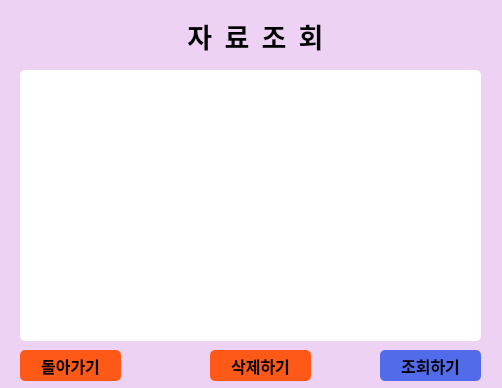
<?xml version="1.0" encoding="UTF-8"?>
<ui version="4.0">
 <class>Dialog</class>
 <widget class="QDialog" name="Dialog">
  <property name="geometry">
   <rect>
    <x>0</x>
    <y>0</y>
    <width>502</width>
    <height>388</height>
   </rect>
  </property>
  <property name="windowTitle">
   <string>Dialog</string>
  </property>
  <widget class="QLabel" name="label">
   <property name="geometry">
    <rect>
     <x>0</x>
     <y>0</y>
     <width>502</width>
     <height>421</height>
    </rect>
   </property>
   <property name="styleSheet">
    <string notr="true">background-color : #EDD2F3;</string>
   </property>
   <property name="text">
    <string/>
   </property>
   <property name="indent">
    <number>-1</number>
   </property>
  </widget>
  <widget class="QLabel" name="voteLabel">
   <property name="geometry">
    <rect>
     <x>0</x>
     <y>0</y>
     <width>511</width>
     <height>71</height>
    </rect>
   </property>
   <property name="font">
    <font>
     <family>Noto Sans CJK KR Black</family>
     <pointsize>20</pointsize>
     <weight>75</weight>
     <bold>true</bold>
    </font>
   </property>
   <property name="text">
    <string>자  료  조  회</string>
   </property>
   <property name="alignment">
    <set>Qt::AlignCenter</set>
   </property>
  </widget>
  <widget class="QListWidget" name="archiveList">
   <property name="geometry">
    <rect>
     <x>20</x>
     <y>70</y>
     <width>461</width>
     <height>271</height>
    </rect>
   </property>
   <property name="font">
    <font>
     <family>Noto Sans CJK KR Black</family>
     <weight>75</weight>
     <bold>true</bold>
    </font>
   </property>
   <property name="styleSheet">
    <string notr="true">border-radius : 5px;
background-color : #ffffff;
border-color : #000000;</string>
   </property>
  </widget>
  <widget class="QPushButton" name="viewBtn">
   <property name="geometry">
    <rect>
     <x>380</x>
     <y>350</y>
     <width>101</width>
     <height>31</height>
    </rect>
   </property>
   <property name="font">
    <font>
     <family>Noto Sans CJK KR Black</family>
     <pointsize>12</pointsize>
     <weight>75</weight>
     <bold>true</bold>
    </font>
   </property>
   <property name="styleSheet">
    <string notr="true">background-color : #516BEB;
border-radius : 5px;</string>
   </property>
   <property name="text">
    <string>조회하기</string>
   </property>
  </widget>
  <widget class="QPushButton" name="goBackBtn">
   <property name="geometry">
    <rect>
     <x>20</x>
     <y>350</y>
     <width>101</width>
     <height>31</height>
    </rect>
   </property>
   <property name="font">
    <font>
     <family>Noto Sans CJK KR Black</family>
     <pointsize>12</pointsize>
     <weight>75</weight>
     <bold>true</bold>
    </font>
   </property>
   <property name="styleSheet">
    <string notr="true">background-color : rgb(255, 89, 24);
border-radius : 5px;</string>
   </property>
   <property name="text">
    <string>돌아가기</string>
   </property>
  </widget>
  <widget class="QPushButton" name="removeBtn">
   <property name="geometry">
    <rect>
     <x>210</x>
     <y>350</y>
     <width>101</width>
     <height>31</height>
    </rect>
   </property>
   <property name="font">
    <font>
     <family>Noto Sans CJK KR Black</family>
     <pointsize>12</pointsize>
     <weight>75</weight>
     <bold>true</bold>
    </font>
   </property>
   <property name="styleSheet">
    <string notr="true">background-color : rgb(255, 89, 24);
border-radius : 5px;</string>
   </property>
   <property name="text">
    <string>삭제하기</string>
   </property>
  </widget>
 </widget>
 <resources/>
 <connections/>
</ui>
